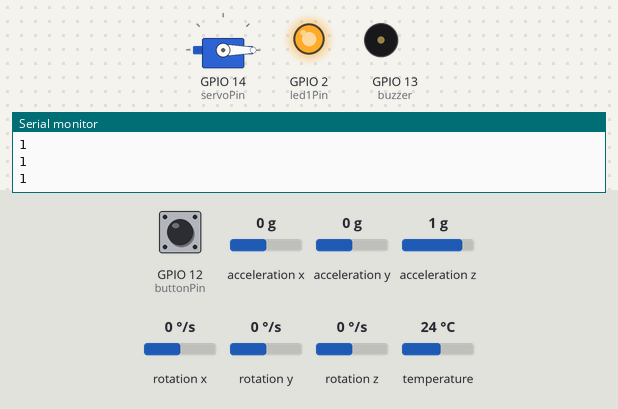
The sketch below on a simulated ESP8266 (NodeMCU). Shown: servo, output pins drawn as LEDs (lit = HIGH), buzzer (waves = sounding, pin HIGH), the last lines printed to the serial monitor. Inputs (shaded band) come from the test bench; at power-on: GPIO 12 (buttonPin) LOW, rotation x 0 °/s, acceleration z 1 g, acceleration x 0 g, acceleration y 0 g, rotation y 0 °/s, rotation z 0 °/s, temperature 24 °C. WiFi joins after 1.5 s; servers stay silent unless stated.

Above: at 2.7 s.
2.8 s: GPIO 12 (buttonPin) pulled HIGH for 0.15 s
At 4.9 s:
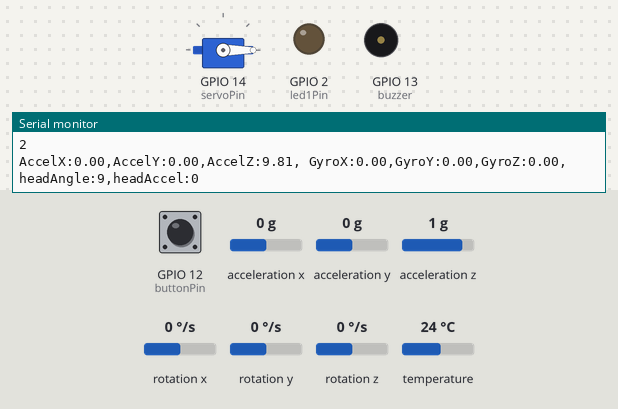
5.3 s: GPIO 12 (buttonPin) pulled HIGH for 3.2 s
At 5.72 s:
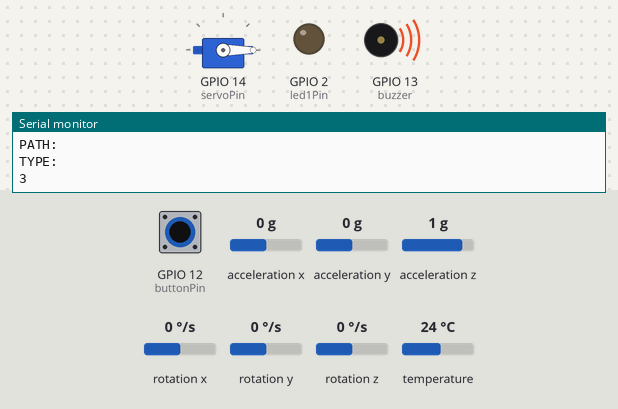
10.0 s: GPIO 12 (buttonPin) pulled HIGH for 1 s
At 12.2 s:
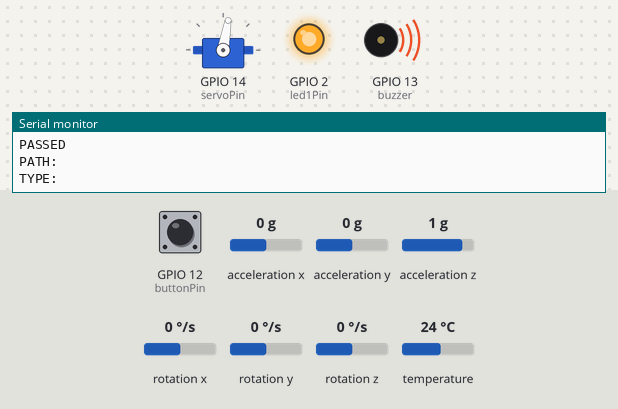
14.0 s: rotation x set to -53 °/s
17.0 s: rotation x set to -63 °/s
At 17.7 s:
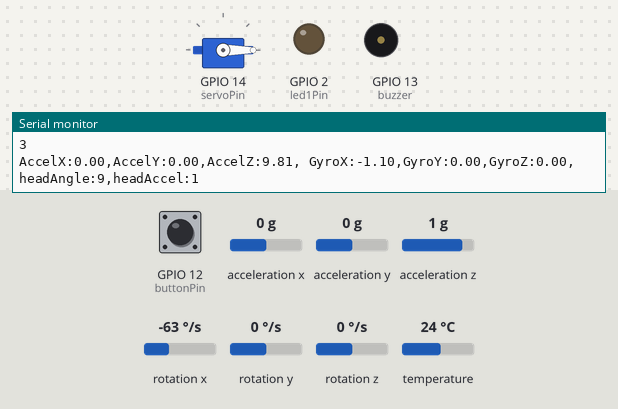
18.6 s: acceleration z set to -1.4 g
At 22.25 s:
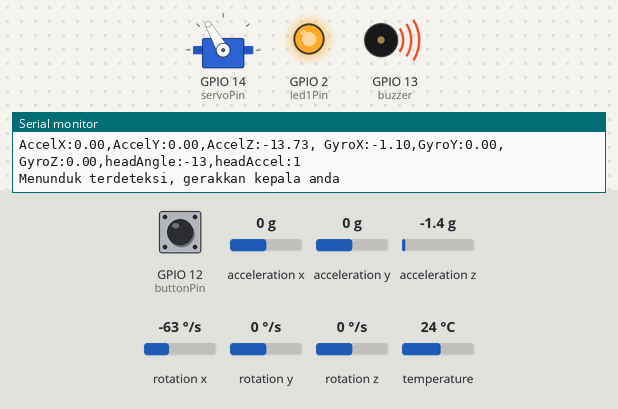
Timing chart, 0 to 22.6 s (numbered marks = the images above; inputs shaded):
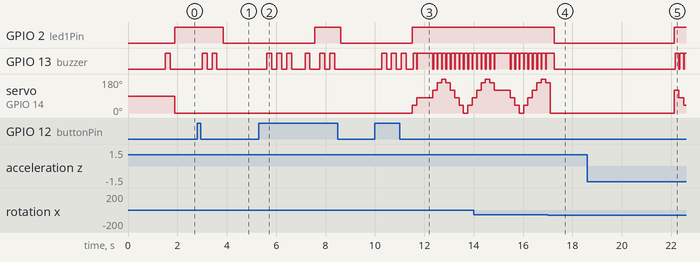

The sketch:

SSD_V2.ino
```cpp
// SETUP WIFI DAN DATABASE
#include <Arduino.h>
#if defined(ESP32)
  #include <WiFi.h>
#elif defined(ESP8266)
  #include <ESP8266WiFi.h>
#endif
#include <Firebase_ESP_Client.h>
//Provide the token generation process info.
#include "addons/TokenHelper.h"
//Provide the RTDB payload printing info and other helper functions.
#include "addons/RTDBHelper.h"
// Insert your network credentials
#define WIFI_SSID "Farhan.sw"
#define WIFI_PASSWORD "ikandisawah"
// Insert Firebase project API Key
#define API_KEY "AIzaSyDe_nlzn_BVJYdLVwK0-4wgMVNnt3wuSYs"
// Insert RTDB URLefine the RTDB URL */
#define DATABASE_URL "https://smart-sleep-detector-v1-1-default-rtdb.asia-southeast1.firebasedatabase.app"
//Define Firebase Data object
FirebaseData fbdo;
FirebaseAuth auth;
FirebaseConfig config;
unsigned long sendDataPrevMillis = 0;
int count = 0;
bool signupOK = false;
// -------------------------------------------------------------------------------------------------------------

// IMPORT LIBRARY
#include <Adafruit_MPU6050.h>
#include <Adafruit_Sensor.h>
#include <Wire.h>
#include <Servo.h>

// ALOKASI PIN
const int buttonPin = 12;    // Pin untuk push button
const int buzzer = 13;
const int led1Pin = 2;

// VARIABEL AWAL
// Variabel Input
int buttonState = 0;        // Variabel untuk menyimpan status button
int mode = 1;               // Variabel untuk menyimpan mode saat ini
int lastbuttonState = 0;
bool isSleep = false;

// Variabel Gyro
#define THRESHOLD_ANGLE -2.5
#define THRESHOLD_ACCELERATION 1
#define THRESHOLD_DURATION_MOVING 10
#define THRESHOLD_DURATION_IDLE 5

// Setup Servo
Servo servoMotor;
int servoPin = 14;
int pos = 0;
int increment = 40;

// SETUP VARIABEL GYRO
int headAngle = 0;
int headAccel = 0;
int lastHeadAngle = 0;
int lastHeadAccel = 0;
unsigned long lastUpdateTime = 0;
bool moving = true;

Adafruit_MPU6050 mpu;


// SETUP
void setup() {
  Serial.begin(9600);
  // SETUP WIFI DAN DATABASE
  setupWifi();

  // INISIASI PIN INPUT DAN OUTPUT
  pinMode(buttonPin, INPUT);  // Inisialisasi buttonPin sebagai input
  pinMode(led1Pin, OUTPUT);
  pinMode(buzzer, OUTPUT);

  // SETUP SERVO
  servoMotor.attach(servoPin);

  // INISIASI GYRO SENSOR
  // Memastikan Koneksi
  if (!mpu.begin()) {
    Serial.println("Gagal terkoneksi MPU6050");
    while (1) {
      delay(10);
    }
  }
  // Inisiasi Parameter
  mpu.setHighPassFilter(MPU6050_HIGHPASS_0_63_HZ);
  mpu.setMotionDetectionThreshold(1);
  mpu.setMotionDetectionDuration(20);
  mpu.setInterruptPinLatch(true);	// Keep it latched.  Will turn off when reinitialized.
  mpu.setInterruptPinPolarity(true);
  mpu.setMotionInterrupt(true);


}

// FUNGSI MENDETEKSI APAKAH USER BERGERAK
bool isMoving(){

  if (abs(headAccel - lastHeadAccel) >= THRESHOLD_ACCELERATION) {
    return true;
  }
  return false;

}

// FUNGSI APAKAH USER MENUNDUK
bool isHeadBelowThreshold() {
  if (headAngle <= THRESHOLD_ANGLE) {
    return true;
  }
  return false;
}

// LOOP
void loop() {
  buttonState = digitalRead(buttonPin);  // Baca status button

  // PROGRAM MENENTUKAN MODE
  if (buttonState == HIGH) {   // Jika button ditekan
    mode = (mode % 3) + 1; // Tambah mode
    delay(200); // Tunggu 200 millisecond untuk debouncing
  }
  Serial.println(mode);

  // Gunakan switch case untuk mengatur tindakan berdasarkan mode
  switch (mode) {
    case 1:
      // Bunyikan Buzzer 1 kali
      buzzerOn(1);

      // Tindakan untuk mode 1
      digitalWrite(led1Pin, HIGH);
      servoMotor.write(0);
      digitalWrite(buzzer, LOW);

      // UPDATE DATABASE
      updateDatabase();

      break;
    case 2:
      // Bunyikan Buzzer 2 kali
      buzzerOn(2);
      // Tindakan untuk mode 2
      mainSSD(false);

      // UPDATE DATABASE
      updateDatabase();

      break;
    case 3:
      // Bunyikan Buzzer 3 kali
      buzzerOn(3);

      // Tindakan untuk mode 2
      mainSSD(true);

      // UPDATE DATABASE
      updateDatabase();

      break;
  }
}

// MAIN PROGRAM SSD
void  mainSSD(bool buzz) {

  /* Get new sensor events with the readings */
  sensors_event_t a, g, temp;
  mpu.getEvent(&a, &g, &temp);

  headAngle = a.acceleration.z;
  headAccel = sqrt(sq(g.gyro.x) + sq(g.gyro.y) + sq(g.gyro.z));

  /* Print out the values */
  Serial.print("AccelX:");
  Serial.print(a.acceleration.x);
  Serial.print(",");
  Serial.print("AccelY:");
  Serial.print(a.acceleration.y);
  Serial.print(",");
  Serial.print("AccelZ:");
  Serial.print(a.acceleration.z);
  Serial.print(", ");
  Serial.print("GyroX:");
  Serial.print(g.gyro.x);
  Serial.print(",");
  Serial.print("GyroY:");
  Serial.print(g.gyro.y);
  Serial.print(",");
  Serial.print("GyroZ:");
  Serial.print(g.gyro.z);
  Serial.print(",");
  Serial.print("headAngle:");
  Serial.print(headAngle);
  Serial.print(",");
  Serial.print("headAccel:");
  Serial.print(headAccel);
  Serial.println(" ");

  delay(10);

  // INISIASI WAKTU SEKARANG
  unsigned long currentTime = millis();
  unsigned long timeDiff = currentTime - lastUpdateTime;

  moving = isMoving();

  if (moving) {
    lastUpdateTime = currentTime;
    Serial.println("Kepala terdeteksi bergerak");
    digitalWrite(led1Pin, HIGH);
    servoMotor.write(0);
  }

  if (!moving) {

    digitalWrite(led1Pin, LOW);
    digitalWrite(buzzer, LOW);

    if (isHeadBelowThreshold() == true && timeDiff > THRESHOLD_DURATION_IDLE * 1000){
      swipe();
      digitalWrite(led1Pin, HIGH);
      Serial.println("Menunduk terdeteksi, gerakkan kepala anda");
      if(buzz){
        digitalWrite(buzzer, HIGH);
      }
      //Update value isSleep
      isSleep = true;

    }
    else if (isHeadBelowThreshold() == false && timeDiff > THRESHOLD_DURATION_MOVING * 1000)
    {
      swipe();
      digitalWrite(led1Pin, HIGH);
      Serial.println("Idle terdeteksi, gerakkan kepala anda");
      if(buzz){
        digitalWrite(buzzer, HIGH);
      }
      //Update value isSleep
      isSleep = true;
    }

    else{

      //Update value isSleep
      isSleep = false;

    }
  }


  lastHeadAngle = headAngle;
  lastHeadAccel = headAccel;
  delay(100);
}

// FUNGSI PENGGERAK SERVO
void swipe() {
  pos += increment;
  if (pos >= 180 || pos <= 0) {
    increment = -increment;
  }
  servoMotor.write(pos);
}

// PROSEDUR MEMBUNYIKAN BUZZER SEBANYAK N KALI
void buzzerOn(int n){
  while(lastbuttonState != mode){
    for (int i=0; i<n; i++){
      digitalWrite(buzzer, HIGH);
      delay(200);
      digitalWrite(buzzer, LOW);
      delay(200);
    }

    lastbuttonState = mode;
  }
}

// FUNGSI MENGUPDATE DATABASE
void updateDatabase(){

  if (Firebase.ready() && signupOK && (millis() - sendDataPrevMillis > 3000 || sendDataPrevMillis == 0)){
    sendDataPrevMillis = millis();

    // DATA YANG AKAN DIKIRIM
    // sentData("Sensor", "headAngle", headAngle);
    // sentData("Sensor", "headAccel", headAccel);
    // sentData("Sensor", "mode", mode);

    // UPLOAD KONDISI TIDUR/TIDAK
    if (Firebase.RTDB.setInt(&fbdo, "Sensor/isSleep", isSleep)){
      Serial.println("PASSED");
      Serial.println("PATH: " + fbdo.dataPath());
      Serial.println("TYPE: " + fbdo.dataType());
    }
    else {
      Serial.println("FAILED");
      Serial.println("REASON: " + fbdo.errorReason());
    }

    // UPLOAD KONIDSI MENUNDUK ATAU TIDA
    if (Firebase.RTDB.setInt(&fbdo, "Sensor/headAngle", headAngle)){
      Serial.println("PASSED");
      Serial.println("PATH: " + fbdo.dataPath());
      Serial.println("TYPE: " + fbdo.dataType());
    }
    else {
      Serial.println("FAILED");
      Serial.println("REASON: " + fbdo.errorReason());
    }

    // UPLOAD SENSOR TOMBOL
    if (Firebase.RTDB.setInt(&fbdo, "Sensor/mode", mode)){
      Serial.println("PASSED");
      Serial.println("PATH: " + fbdo.dataPath());
      Serial.println("TYPE: " + fbdo.dataType());
    }
    else {
      Serial.println("FAILED");
      Serial.println("REASON: " + fbdo.errorReason());
    }


  }
}

// FUNGSI MENGIRIM DATA KE DATABASE
void sentData(String path, String name, int data){
    // Write an Int number on the database path test/int
    if (Firebase.RTDB.setInt(&fbdo, (path + "/" + name), data)){
      Serial.println("PASSED");
      Serial.println("PATH: " + fbdo.dataPath());
      Serial.println("TYPE: " + fbdo.dataType());
    }
    else {
      Serial.println("FAILED");
      Serial.println("REASON: " + fbdo.errorReason());
    }
}

void setupWifi(){

  WiFi.begin(WIFI_SSID, WIFI_PASSWORD);
  Serial.print("Connecting to Wi-Fi");
  while ((WiFi.status() != WL_CONNECTED) and (millis() < 5000)){
    Serial.print(".");
    delay(300);
  }
  Serial.println();
  Serial.print("Connected with IP: ");
  Serial.println(WiFi.localIP());
  Serial.println();

  /* Assign the api key (required) */
  config.api_key = API_KEY;

  /* Assign the RTDB URL (required) */
  config.database_url = DATABASE_URL;

  /* Sign up */
  if (Firebase.signUp(&config, &auth, "", "")){
    Serial.println("ok");
    signupOK = true;
  }
  else{
    Serial.printf("%s\n", config.signer.signupError.message.c_str());
  }

  /* Assign the callback function for the long running token generation task */
  config.token_status_callback = tokenStatusCallback; //see addons/TokenHelper.h

  Firebase.begin(&config, &auth);
  Firebase.reconnectWiFi(true);

}
```

Measured:
- the behaviour switches between -57 and -58 °/s on rotation x (found by bisection; images 3 and 4)
- after the input at 2.8 s, GPIO 2 (led1Pin): HIGH → LOW after 1.0 s; GPIO 13 (buzzer): alternates HIGH for 0.20 s and LOW for 0.20 s, 4 changes in all, then stays LOW, starting after 0.20 s
- after the input at 5.3 s, GPIO 2 (led1Pin): LOW → HIGH after 2.3 s, → LOW 1.0 s later; GPIO 13 (buzzer): LOW → HIGH after 0.33 s, → LOW 0.20 s later, → HIGH 0.20 s later, → LOW 0.20 s later, … (12 changes in this stretch)
- after the input at 10.0 s, GPIO 2 (led1Pin): LOW → HIGH after 1.5 s instead of 0.12 s; GPIO 13 (buzzer): LOW → HIGH after 0.27 s, → LOW 0.20 s later, → HIGH 0.20 s later, → LOW 0.20 s later, … (29 changes in this stretch)
- after the input at 17.0 s, GPIO 2 (led1Pin): HIGH → LOW after 0.26 s
- after the input at 18.6 s, GPIO 2 (led1Pin): LOW → HIGH after 3.5 s; GPIO 13 (buzzer): alternates HIGH for 0.15 s and LOW for 0.03 s, starting after 3.6 s; servo on GPIO 14 (servoPin): 0° → 120° after 3.5 s, → 80° 0.19 s later, → 40° 0.19 s later
